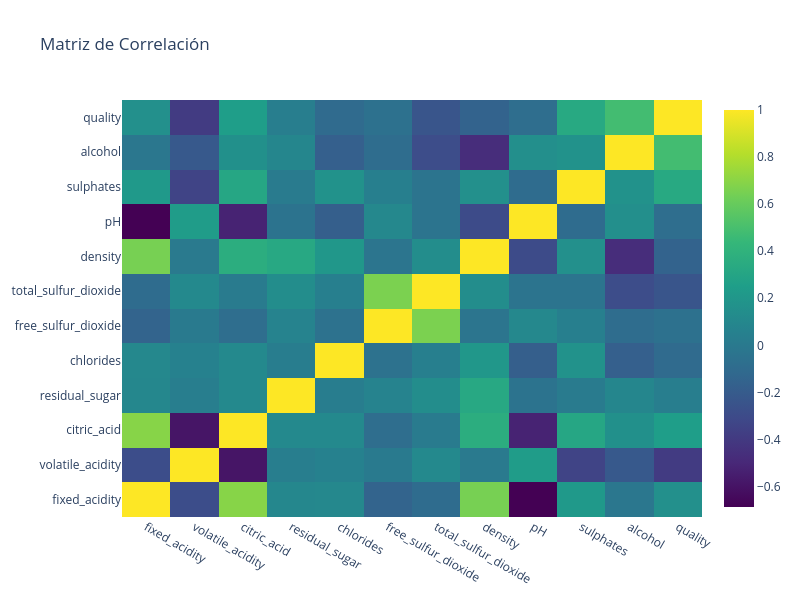

Notebook cell for this chart:
### Code cell
analisis_red_2.corr_matrix()

### Figure 1 — Plotly figure (JSON) as saved in the notebook; plotly's stock layout.template omitted (floating-point values rounded to 4 significant figures; data arrays with more than 128 entries replaced by an {"elided": "..."} marker saying what was removed)
{"data": [{"colorscale": [[0, "#440154"], [0.1111, "#482878"], [0.2222, "#3e4989"], [0.3333, "#31688e"], [0.4444, "#26828e"], [0.5556, "#1f9e89"], [0.6667, "#35b779"], [0.7778, "#6ece58"], [0.8889, "#b5de2b"], [1, "#fde725"]], "type": "heatmap", "x": ["fixed_acidity", "volatile_acidity", "citric_acid", "residual_sugar", "chlorides", "free_sulfur_dioxide", "total_sulfur_dioxide", "density", "pH", "sulphates", "alcohol", "quality"], "y": ["fixed_acidity", "volatile_acidity", "citric_acid", "residual_sugar", "chlorides", "free_sulfur_dioxide", "total_sulfur_dioxide", "density", "pH", "sulphates", "alcohol", "quality"], "z": {"elided": "12x12 float values"}}], "layout": {"height": 600, "title": {"text": "Matriz de Correlación"}, "width": 800}}
